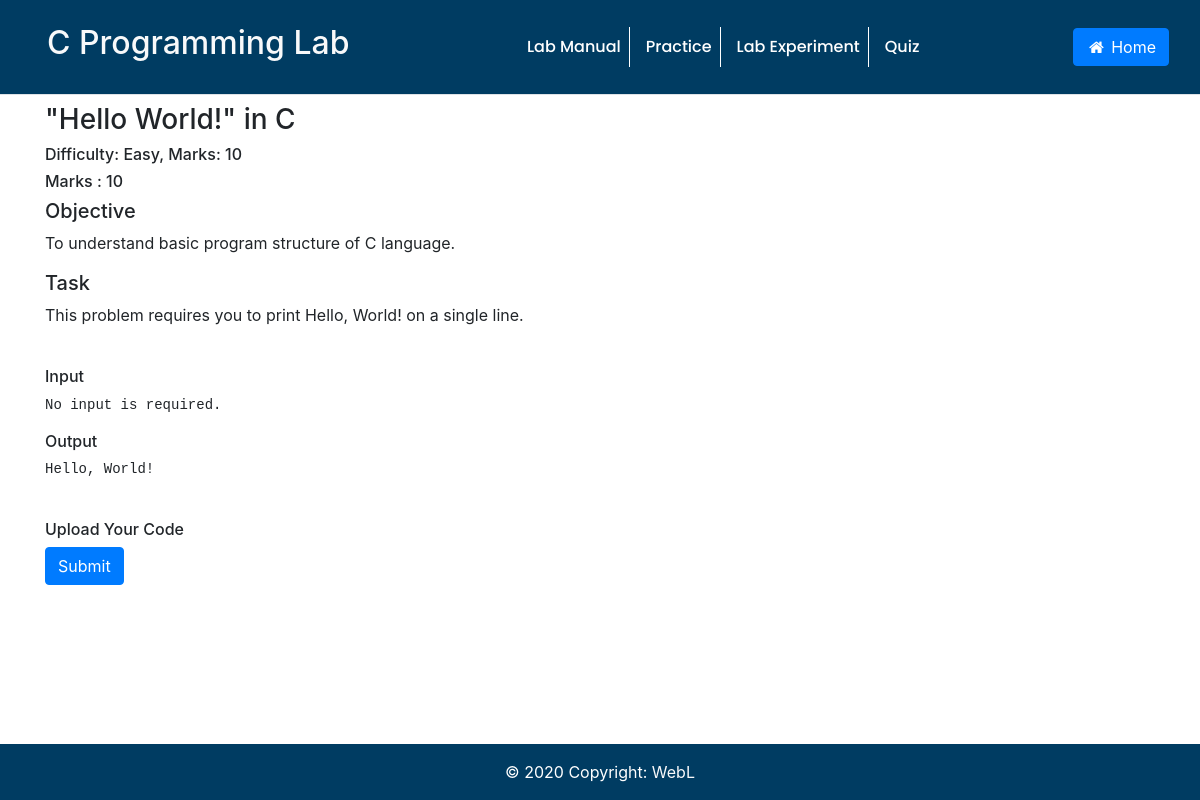
The app's page /practice/1 with its own data.
### practice/models.py (models this page shows, shortened)
class Problems(models.Model):
    head = models.CharField(max_length=30, default='Lab One')
    title = models.CharField(max_length=150)
    description = models.TextField()
    objective = models.TextField()
    task = models.TextField(default='')
    input_content = models.TextField()
    output_content = models.TextField()

### practice/views.py (the view, shortened to what this page needs)
# urls.py: path('<str:pk>', practice_views.oneProblem, name='practice-oneproblem'),
def oneProblem(request, pk):
    problem = Problems.objects.get(id=pk)
    context = {
        'problem':problem
    }
    return render(request, 'practice/solve.html', context)

### practice/templates/practice/solve.html (shortened to what this page needs)
{% load static %}
<!doctype html>
<html lang="en">
<head>
    <link rel="stylesheet" type="text/css" href="{% static 'lab/solve.css' %}">
    <link rel="stylesheet" href="https://maxcdn.bootstrapcdn.com/bootstrap/4.0.0/css/bootstrap.min.css">
    <link rel="stylesheet" href="https://cdnjs.cloudflare.com/ajax/libs/font-awesome/4.7.0/css/font-awesome.min.css">
    </head>
    <body>
           <nav class="navbar navbar-expand-sm border-bottom shadow-sm nav1  p-3 ml-auto">
            <div class="container-fluid">
              <a href="homepage.html" class="nav-link text-light">
               <h2> C Programming Lab</h2>
              </a>
            <div class="collapse navbar-collapse " id="collapsibleNavbar">
              <ul class="navbar-nav m-auto">
                <li class="nav-item pl-2 active" style="border-right: 1.5px solid white">
                  <a class="nav-link " href="#" id="nt">Lab Manual</a>
                </li>
                <li class="nav-item pl-2 " style="border-right: 1.5px solid white">
                  <a class="nav-link" href="{% url 'practice-problems' %}" id="nt">Practice</a>
                </li>
                <li class="nav-item pl-2">
                  <a class="nav-link " style="border-right: 1.5px solid white" href="#" id="nt">Lab Experiment</a>
                </li>
                <li class="nav-item pl-2">
                    <a class="nav-link" href="#" id="nt">Quiz</a>
                  </li>
              </ul>
              <a  href="#"><button class="btn btn-primary"><i class="fa fa-fw fa-home"></i> Home</button></a>
            </div>
        </div>
        </nav>
    <main>
        <div class="container my-2">
         <h3>{{problem.title}}</h3>
         <h6>{{problem.description}} </h6>
         <h6>Marks : 10</h6>
         <h5>Objective</h5>
         <div class="mb-3">{{problem.objective}}</div>
         <h5>Task</h5>
         <div class="mb-3">{{problem.task}}</div>
         <br>
         <h6>Input</h6>
         <pre>{{problem.input_content}}</pre>
         <h6>Output</h6>
         <pre>{{problem.output_content}}</pre>
        </div>
        <div class="container">
          <br>
          <h6 class="mb-2">Upload Your Code</h6>
          <form method="POST" enctype="multipart/form-data">
            <button class="btn btn-primary" type="submit">Submit</button>
          </form>
        </div>
        <footer class="bg-light text-center text-lg-start footer">
            <div class="text-center p-3" style="background-color: #003c62;">
              © 2020 Copyright:
              <a class="text-light" href="homepage.html">WebL</a>
            </div>
          </footer>
</body>
</html>

### lab/static/lab/solve.css (style rules this page uses)
body { font-family: 'Poppins', sans-serif; }
.nav1 { background: #003c62; color:#fff; }
#nt { color: #fff; font-family: 'Poppins', sans-serif; font-weight: 500; font-size: 1em; }
.footer { position:fixed; left: 0; bottom: 0; width:100%; color:#fff; }

### records on screen
Problems: title "\"Hello World!\" in C", description "Difficulty: Easy, Marks: 10", objective "To understand basic program structure of C language.", task "This problem requires you to print Hello, World! on a single line.", input_content "No input is required.", output_content "Hello, World!"
